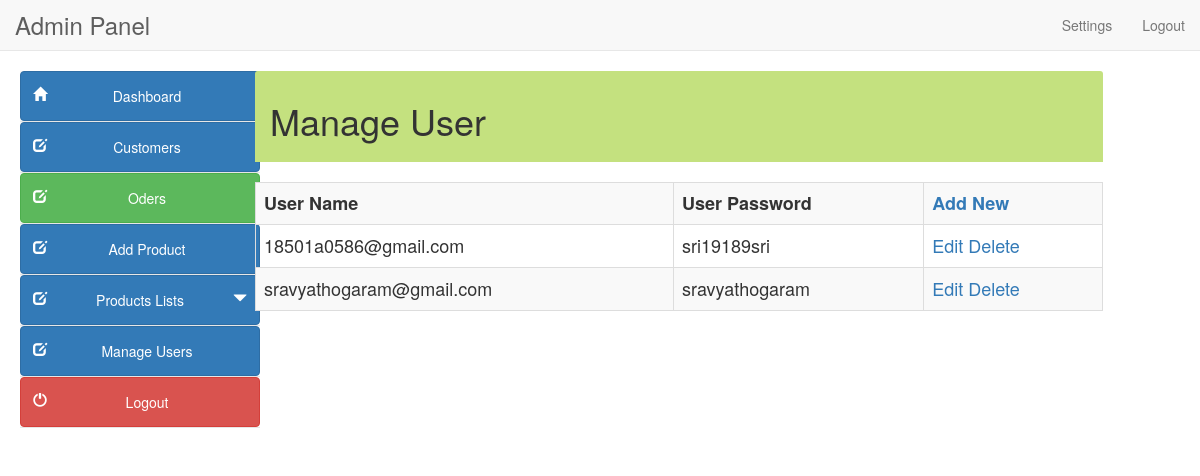
Page /admin/manage_users.php on the committed database.
### tables this page shows
CREATE TABLE `user_info` (
  `user_id` int(10) NOT NULL,
  `first_name` varchar(100) NOT NULL,
  `last_name` varchar(100) NOT NULL,
  `email` varchar(300) NOT NULL,
  `password` varchar(300) NOT NULL,
  `mobile` varchar(10) NOT NULL,
  `address1` varchar(300) NOT NULL,
  `address2` varchar(11) NOT NULL
);

### admin/manage_users.php (the view, shortened to what this page needs)
<!DOCTYPE html>
<html lang="en">
<head>
<link href="style/css/bootstrap.min.css" rel="stylesheet">
<link href="style/css/k.css" rel="stylesheet">
</head>
<body>
<?php include("include/header.php"); ?>
<div class="container-fluid">
<?php include("include/side_bar.php"); ?>
<div class="col-sm-9" style="margin-left:10px">
<div class="panel-heading" style="background-color:#c4e17f">
	<h1>Manage User </h1></div><br>
<div style="overflow-x:scroll;">
<table class="table table-bordered table-hover table-striped" style="font-size:18px">
	<tr>
			    <th>User Name</th>
                <th>User Password</th>
	<th><a href="add_user.php">Add New</a></th></tr>
<?php
$result=mysqli_query($con,"select user_id, email, password from user_info")or die ("query 2 incorrect.......");
while(list($user_id,$user_name,$user_password)=
mysqli_fetch_array($result))
{
echo "<tr><td>$user_name</td><td>$user_password</td>";
echo"<td>
<a href='edit_user.php?user_id=$user_id'>Edit</a>
<a href='manage_users.php?user_id=$user_id&action=delete'>Delete</a>
</td></tr>";
}
?>
</table>
</div>
</div></div>
</body>
</html>

### rows in the picture
user_info: email "18501a0586@gmail.com", password "sri19189sri"
user_info: email "sravyathogaram@gmail.com", password "sravyathogaram"
